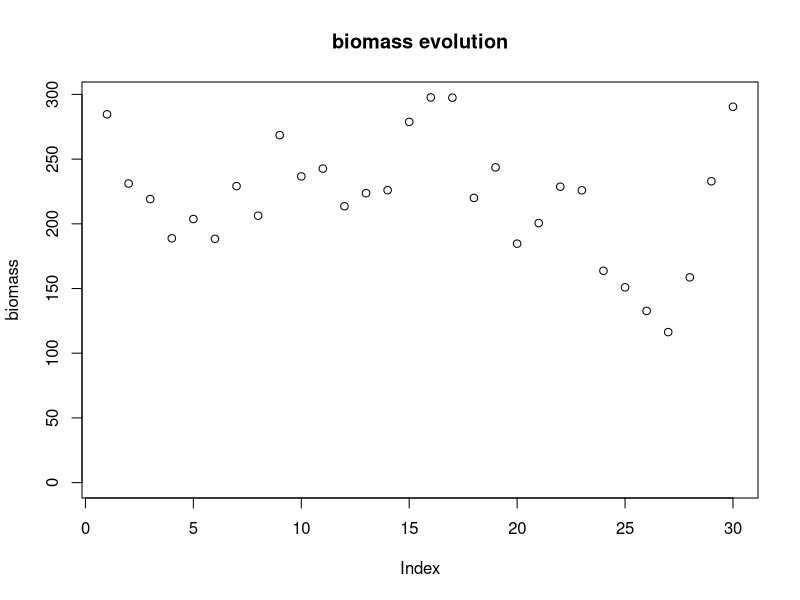
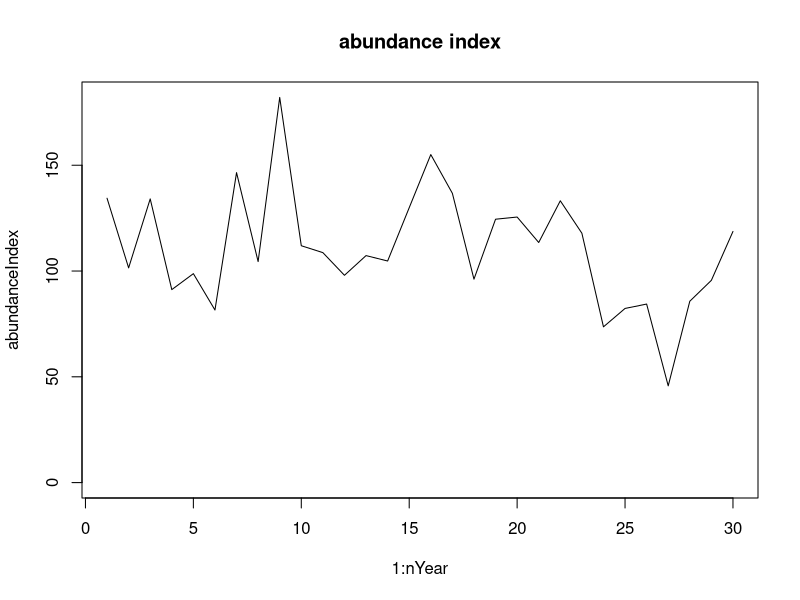
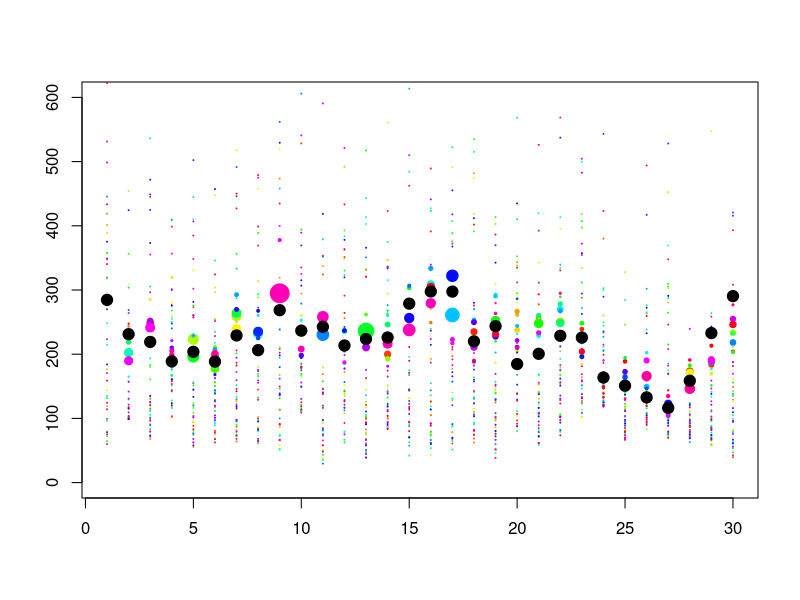

Generate these figures, in order, with R:
## ---- chunk 1

# Population Dynamic model simulation ----------------------------------
set.seed(22)
nYear <- 30
biomass <- rep(NA, nYear)
capt <- rep(NA, nYear)
K <- 300 ## carrying capacity
r <- 1.02 ## recruitement rate
q <- 0.5
epsilon <- 10

sigmaBiomass <- 0.15
biomass[1] <- rnorm(1, mean=K, sd=K/10)

for( year in 2:nYear){
  capt[year-1] <- max(min(rnorm(1, mean=r*K/6, 
                                sd=r*K/16),
                          biomass[year-1]), epsilon)
  biomass[year] <- max((biomass[year-1] + r  * biomass[year-1]*
                      (1- biomass[year-1]/K)-capt[year-1])*exp(
                        rnorm(1, mean=-sigmaBiomass^2/2, sd=sigmaBiomass)), epsilon)
}
plot(biomass, ylim=range(c(0,range(biomass))), main='biomass evolution')


abundanceIndex <- q * biomass*exp(rnorm(nYear, mean=-sigmaBiomass^2/2, sd=sigmaBiomass))
plot(1:nYear, abundanceIndex, type='l', main='abundance index',  ylim=range(c(0,range(abundanceIndex))))
## ---- chunk 2
r0 <- function(G, theta){
  exp(runif(G, min=log(theta$K/5), max=log(5*theta$K)))
}

dr0 <- function(x0, theta){
  return(rep(1/length(x0), length(x0) ) )
}


rPropag <- function(x, sdPropag, min, nIterMax =20){
  ## min is the minimal acceptable value
  meanValue <- ifelse(x>min, x-min, 1)
  xprime<- min+exp(rnorm(length(x), mean=log(meanValue)-sdPropag^2/2, sd=sdPropag))
  return(xprime)
}


dPropag <- function(y, x, sdPropag, min){
  
  meanValue <- ifelse(x>min, x-min, 1)
  return(dnorm(log(y-min), mean=log(meanValue)-sdPropag^2/2, sd=sdPropag))
}

mtheta<- function(x,xprime, theta, capt){
  dnorm(log(xprime), mean=log(x+theta$r*x*(1-x/theta$K)- capt)-
          theta$sigmaBiomass^2/2, sd=theta$sigmaBiomass)
}

g<-function(x,y,theta){
  dnorm(log(y), mean=log(theta$q*x)-theta$sigmaBiomass^2/2, sd=theta$sigmaBiomass)
}


## ---- chunk 3
theta=list(q=q, K=K, sigmaBiomass=sigmaBiomass, r=r)
G <- 10
sdPropag <- 1
X <- matrix(NA, ncol=nYear, nrow=G)
X[,1] <- r0(G, theta)
weightX <- matrix(NA, ncol=nYear, nrow=G)
weightX[,1] <- 1/G
for(year in 2:nYear){
  X[,year] <- rPropag(X[,year-1],sdPropag = sdPropag, min=capt[year-1])
  weightX[,year]=weightX[,year-1]*mtheta(X[,year-1], X[,year], theta, capt[year-1])*g(X[,year], abundanceIndex[year], theta)/dPropag(X[,year], X[,year-1],sdPropag = sdPropag, min=capt[year-1])
  weightX[is.nan(weightX[,year]),year] <- 0
  weightX[,year] <-   weightX[,year]/sum(  weightX[,year])
}

## ---- chunk 4
theta=list(q=q, K=K, sigmaBiomass=sigmaBiomass, r=r)
G <- 50
sdPropag <- 1
X <- matrix(NA, ncol=nYear, nrow=G)
X[,1] <- r0(G, theta)
weightX <- matrix(NA, ncol=nYear, nrow=G)
weightX[,1] <- 1/G
for(year in 2:nYear){
  indToPropag <- sample(1:G, size=G, replace=T, prob=weightX[,year-1])
  X[,year] <- rPropag(X[indToPropag,year-1],sdPropag = sdPropag, min=capt[year-1])
  weightX[,year]=weightX[indToPropag,year-1]*mtheta(X[indToPropag,year-1], X[,year], theta, capt[year-1])*g(X[,year], abundanceIndex[year], theta)/dPropag(X[,year], X[indToPropag,year-1],sdPropag = sdPropag, min=capt[year-1])
  weightX[is.nan(weightX[,year]),year] <- 0
  weightX[,year] <-   weightX[,year]/sum(  weightX[,year])
}


plot(x=1:nYear, y=rep(NA, nYear), ylim=c(0,600), xlab = '', ylab='', pch=19)
palette(rainbow(G))
for(i in 1:G){
lines(1:nYear, X[i,], cex=G/10*weightX[i,], type='p', col=i, pch=19)  
}
points(x=1:nYear, y=biomass, pch=19, cex=1.5)
